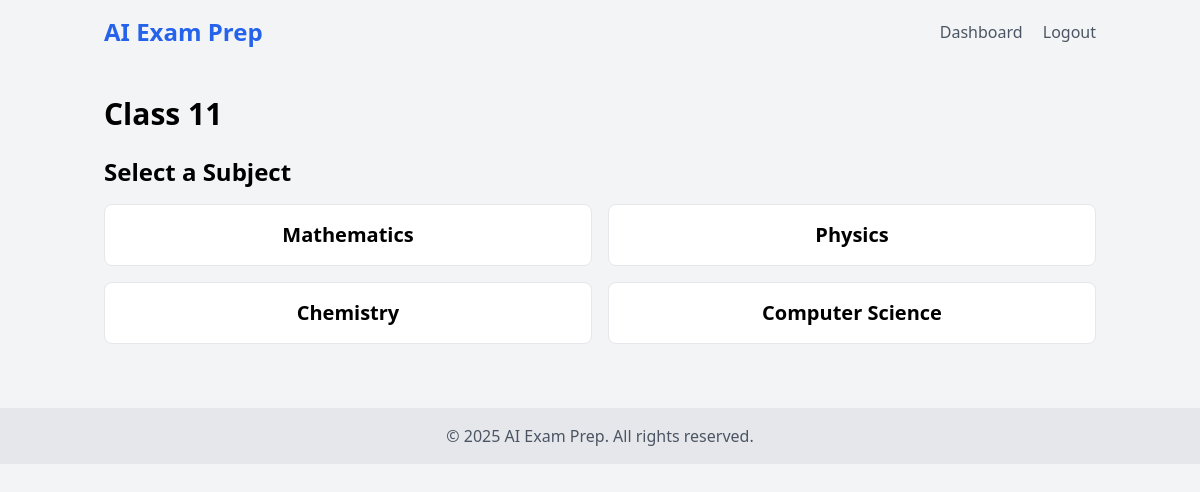
Page /class/3 (signed in) on the committed database.
### models.py (models this page shows)
class Class(db.Model):
    id = db.Column(db.Integer, primary_key=True)
    name = db.Column(db.String(50), nullable=False)
    exam_type_id = db.Column(db.Integer, db.ForeignKey('exam_type.id'), nullable=False)
    exam_type = db.relationship('ExamType', backref=db.backref('classes', lazy=True))

class Subject(db.Model):
    id = db.Column(db.Integer, primary_key=True)
    name = db.Column(db.String(50), nullable=False)
    class_id = db.Column(db.Integer, db.ForeignKey('class.id'), nullable=False)
    class_ = db.relationship('Class', backref=db.backref('subjects', lazy=True))

### routes.py (the view)
@app.route('/class/<int:class_id>')
@login_required
def class_view(class_id):
    class_ = Class.query.get_or_404(class_id)
    subjects = Subject.query.filter_by(class_id=class_id).all()
    return render_template('class.html', class_=class_, subjects=subjects)

### routes.py (called while the page is built)
@login_manager.user_loader
def load_user(user_id):
    return User.query.get(int(user_id))

### templates/class.html
{% extends "base.html" %}
{% block content %}
<h1 class="text-3xl font-bold mb-6">{{ class_.name }}</h1>
<h2 class="text-2xl font-semibold mb-4">Select a Subject</h2>
<div class="grid grid-cols-2 gap-4">
    {% for subject in subjects %}
    <a href="{{ url_for('subject_view', subject_id=subject.id) }}"
        class="bg-white hover:bg-gray-100 border border-gray-200 rounded-lg p-4 text-center">
        <h3 class="text-xl font-semibold">{{ subject.name }}</h3>
    </a>
    {% endfor %}
</div>
{% endblock %}

### rows in the picture
Class: name "Class 11"
Subject: name "Mathematics"
Subject: name "Physics"
Subject: name "Chemistry"
Subject: name "Computer Science"
